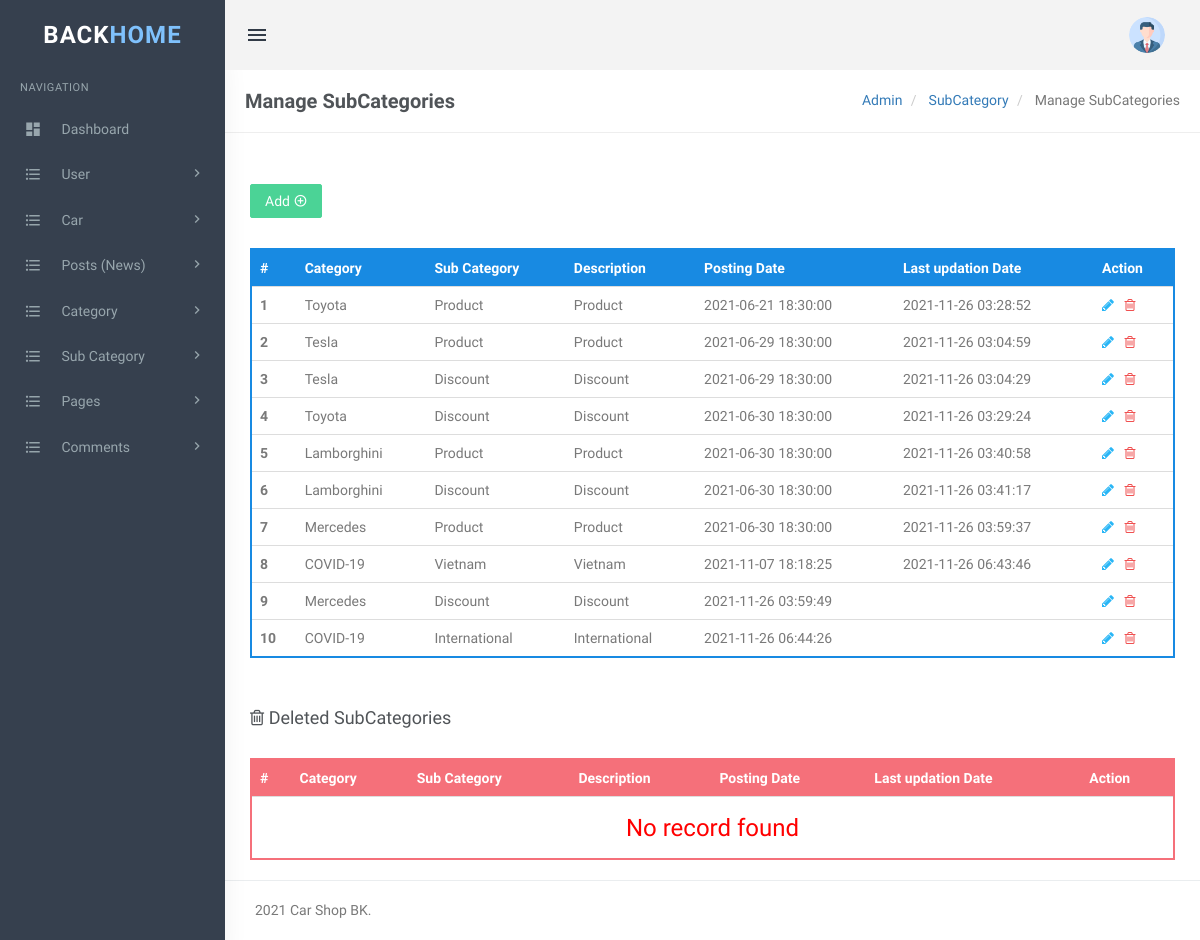
/admin/admin/manage-subcategories.php, run on the app's committed database.
### tables this page shows
CREATE TABLE `tblsubcategory` (
    `SubCategoryId` int(11) UNSIGNED NOT NULL AUTO_INCREMENT,
    `CategoryId` int(11) DEFAULT NULL,
    `Subcategory` varchar(255) DEFAULT NULL,
    `SubCatDescription` mediumtext DEFAULT NULL,
    `PostingDate` timestamp NOT NULL DEFAULT current_timestamp(),
    `UpdationDate` timestamp NULL DEFAULT NULL ON UPDATE current_timestamp(),
    `Is_Active` int(1) DEFAULT NULL,
    PRIMARY KEY (`SubCategoryId`)
);

CREATE TABLE `tblcategory` (
    `id` int(11) UNSIGNED NOT NULL AUTO_INCREMENT,
    `CategoryName` varchar(200) DEFAULT NULL,
    `Description` mediumtext DEFAULT NULL,
    `PostingDate` timestamp NULL DEFAULT current_timestamp(),
    `UpdationDate` timestamp NULL DEFAULT NULL ON UPDATE current_timestamp(),
    `Is_Active` int(1) DEFAULT NULL,
    PRIMARY KEY (`id`)
);

### admin/admin/manage-subcategories.php (the view, shortened to what this page needs)
<?php
include('includes/config.php');
?>
    <!DOCTYPE html>
    <html lang="en">
    <head>
        <link href="assets/css/bootstrap.min.css" rel="stylesheet" type="text/css" />
        <link href="assets/css/core.css" rel="stylesheet" type="text/css" />
        <link href="assets/css/components.css" rel="stylesheet" type="text/css" />
        <link href="assets/css/icons.css" rel="stylesheet" type="text/css" />
        <link href="assets/css/pages.css" rel="stylesheet" type="text/css" />
        <link href="assets/css/menu.css" rel="stylesheet" type="text/css" />
        <link href="assets/css/responsive.css" rel="stylesheet" type="text/css" />
        <link rel="stylesheet" href="../plugins/switchery/switchery.min.css">
    </head>
    <body class="fixed-left">
        <div id="wrapper">
            <?php include('includes/topheader.php'); ?>
            <?php include('includes/leftsidebar.php'); ?>
            <div class="content-page">
                <div class="content">
                    <div class="container">
                        <div class="row">
                            <div class="col-xs-12">
                                <div class="page-title-box">
                                    <h4 class="page-title">Manage SubCategories</h4>
                                    <ol class="breadcrumb p-0 m-0">
                                        <li>
                                            <a href="#">Admin</a>
                                        </li>
                                        <li>
                                            <a href="#">SubCategory </a>
                                        </li>
                                        <li class="active">
                                            Manage SubCategories
                                        </li>
                                    </ol>
                                    <div class="clearfix"></div>
                                </div>
                            </div>
                        </div>
                        <div class="row">
                            <div class="col-sm-6">
                            </div>
                            <div class="row">
                                <div class="col-md-12">
                                    <div class="demo-box m-t-20">
                                        <div class="m-b-30">
                                            <a href="add-subcategory.php">
                                                <button id="addToTable" class="btn btn-success waves-effect waves-light">Add <i class="mdi mdi-plus-circle-outline"></i></button>
                                            </a>
                                        </div>
                                        <div class="table-responsive">
                                            <table class="table m-0 table-colored-bordered table-bordered-primary">
                                                <thead>
                                                    <tr>
                                                        <th>#</th>
                                                        <th> Category</th>
                                                        <th>Sub Category</th>
                                                        <th>Description</th>
                                                        <th>Posting Date</th>
                                                        <th>Last updation Date</th>
                                                        <th>Action</th>
                                                    </tr>
                                                </thead>
                                                <tbody>
                                                    <?php
                                                    $query = mysqli_query($con, "Select tblcategory.CategoryName as catname,tblsubcategory.Subcategory as subcatname,tblsubcategory.SubCatDescription as SubCatDescription,tblsubcategory.PostingDate as subcatpostingdate,tblsubcategory.UpdationDate as subcatupdationdate,tblsubcategory.SubCategoryId as subcatid from tblsubcategory join tblcategory on tblsubcategory.CategoryId=tblcategory.id where tblsubcategory.Is_Active=1");
                                                    $cnt = 1;
                                                    $rowcount = mysqli_num_rows($query);
                                                    if ($rowcount == 0) {
                                                    ?>
                                                        <tr>
                                                            <td colspan="7" align="center">
                                                                <h3 style="color:red">No record found</h3>
                                                            </td>
                                                        <tr>
                                                            <?php
                                                        } else {
                                                            while ($row = mysqli_fetch_array($query)) {
                                                            ?>
                                                        <tr>
                                                            <th scope="row"><?php echo htmlentities($cnt); ?></th>
                                                            <td><?php echo htmlentities($row['catname']); ?></td>
                                                            <td><?php echo htmlentities($row['subcatname']); ?></td>
                                                            <td><?php echo htmlentities($row['SubCatDescription']); ?></td>
                                                            <td><?php echo htmlentities($row['subcatpostingdate']); ?></td>
                                                            <td><?php echo htmlentities($row['subcatupdationdate']); ?></td>
                                                            <td><a href="edit-subcategory.php?scid=<?php echo htmlentities($row['subcatid']); ?>"><i class="fa fa-pencil" style="color: #29b6f6;"></i></a>
                                                                &nbsp;<a href="manage-subcategories.php?scid=<?php echo htmlentities($row['subcatid']); ?>&&action=del"> <i class="fa fa-trash-o" style="color: #f05050"></i></a> </td>
                                                        </tr>
                                                <?php
                                                                $cnt++;
                                                            }
                                                        } ?>
                                                </tbody>
                                            </table>
                                        </div>
                                    </div>
                                </div>
                            </div>
                            <div class="row">
                                <div class="col-md-12">
                                    <div class="demo-box m-t-20">
                                        <div class="m-b-30">
                                            <h4><i class="fa fa-trash-o"></i> Deleted SubCategories</h4>
                                        </div>
                                        <div class="table-responsive">
                                            <table class="table m-0 table-colored-bordered table-bordered-danger">
                                                <thead>
                                                    <tr>
                                                        <th>#</th>
                                                        <th> Category</th>
                                                        <th>Sub Category</th>
                                                        <th>Description</th>
                                                        <th>Posting Date</th>
                                                        <th>Last updation Date</th>
                                                        <th>Action</th>
                                                    </tr>
                                                </thead>
                                                <tbody>
                                                    <?php
                                                    $query = mysqli_query($con, "Select tblcategory.CategoryName as catname,tblsubcategory.Subcategory as subcatname,tblsubcategory.SubCatDescription as SubCatDescription,tblsubcategory.PostingDate as subcatpostingdate,tblsubcategory.UpdationDate as subcatupdationdate,tblsubcategory.SubCategoryId as subcatid from tblsubcategory join tblcategory on tblsubcategory.CategoryId=tblcategory.id where tblsubcategory.Is_Active=0");
                                                    $rowcount = mysqli_num_rows($query);
                                                    if ($rowcount == 0) {
                                                    ?>
                                                        <tr>
                                                            <td colspan="7" align="center">
                                                                <h3 style="color:red">No record found</h3>
                                                            </td>
                                                            <?php
                                                        } ?>
                                                </tbody>
                                            </table>
                                        </div>
                                    </div>
                                </div>
                            </div>
                        </div>
                    </div>
                    <?php include('includes/footer.php'); ?>
                </div>
            </div>
    </body>
    </html>

### admin/admin/assets/css/core.css (style rules this page uses)
body { font-family: 'Varela Round', sans-serif; margin: 0; padding-bottom: 60px; overflow-x: hidden; color: #797979; }
html { position: relative; min-height: 100%; }
.h1, .h2, .h3, .h4, .h5, .h6, h1, h2, h3, h4, h5, h6 { color: #505458; font-family: 'Hind Madurai', sans-serif; margin: 10px 0; }
* { outline: none !important; }
.container { width: auto; }
#wrapper { height: 100%; overflow: hidden; width: 100%; }
.p-0 { padding: 0 !important; }
.m-0 { margin: 0 !important; }
.m-t-20 { margin-top: 20px !important; }
.m-b-30 { margin-bottom: 30px !important; }
.row { margin-right: -10px; margin-left: -10px; }
.col-lg-1, .col-lg-10, .col-lg-11, .col-lg-12, .col-lg-2, .col-lg-3, .col-lg-4, .col-lg-5, .col-lg-6, .col-lg-7, .col-lg-8, .col-lg-9, .col-md-1, .col-md-10, .col-md-11, .col-md-12, .col-md-2, .col-md-3, .col-md-4, .col-md-5, .col-md-6, .col-md-7, .col-md-8, .col-md-9, .col-sm-1, .col-sm-10, .col-sm-11, .col-sm-12, .col-sm-2, .col-sm-3, .col-sm-4, .col-sm-5, .col-sm-6, .col-sm-7, .col-sm-8, .col-sm-9, .col-xs-1, .col-xs-10, .col-xs-11, .col-xs-12, .col-xs-2, .col-xs-3, .col-xs-4, .col-xs-5, .col-xs-6, .col-xs-7, .col-xs-8, .col-xs-9 { padding-left: 10px; padding-right: 10px; }
.breadcrumb { background-color: transparent; margin-bottom: 15px; padding-top: 10px; padding-left: 0; }
.waves-effect { position: relative; cursor: pointer; display: inline-block; overflow: hidden; -webkit-user-select: none; -moz-user-select: none; -ms-user-select: none; user-select: none; -webkit-tap-highlight-color: transparent; vertical-align: middle; z-index: 1; will-change: opacity, transform; -webkit-transition: all 0.3s ease-out; -moz-transition: all 0.3s ease-out; -o-transition: all 0.3s ease-out; -ms-transition: all 0.3s ease-out; transition: all 0.3s ease-out; }
.demo-box { padding: 10px 15px; }

### admin/admin/assets/css/menu.css (style rules this page uses)
.content-page { margin-left: 225px; overflow: hidden; }
.content-page .content { padding: 0 5px 10px 5px; margin-top: 70px; }
.page-title { font-size: 20px; margin-bottom: 0; margin-top: 0; font-weight: 600; }
.page-title-box { padding: 20px; border-bottom: 1px solid #eee; margin: 0 -20px 20px -20px; }
.page-title-box .page-title { margin-bottom: 0; float: left; }
.page-title-box .breadcrumb { float: right; background-color: transparent !important; }

### data on the page
tblsubcategory: CategoryId.CategoryName "Toyota", Subcategory "Product", SubCatDescription "Product", PostingDate "2021-06-21 18:30:00", UpdationDate "2021-11-26 03:28:52"
tblsubcategory: CategoryId.CategoryName "Tesla", Subcategory "Product", SubCatDescription "Product", PostingDate "2021-06-29 18:30:00", UpdationDate "2021-11-26 03:04:59"
tblsubcategory: CategoryId.CategoryName "Tesla", Subcategory "Discount", SubCatDescription "Discount", PostingDate "2021-06-29 18:30:00", UpdationDate "2021-11-26 03:04:29"
tblsubcategory: CategoryId.CategoryName "Toyota", Subcategory "Discount", SubCatDescription "Discount", PostingDate "2021-06-30 18:30:00", UpdationDate "2021-11-26 03:29:24"
tblsubcategory: CategoryId.CategoryName "Lamborghini", Subcategory "Product", SubCatDescription "Product", PostingDate "2021-06-30 18:30:00", UpdationDate "2021-11-26 03:40:58"
tblsubcategory: CategoryId.CategoryName "Lamborghini", Subcategory "Discount", SubCatDescription "Discount", PostingDate "2021-06-30 18:30:00", UpdationDate "2021-11-26 03:41:17"
tblsubcategory: CategoryId.CategoryName "Mercedes", Subcategory "Product", SubCatDescription "Product", PostingDate "2021-06-30 18:30:00", UpdationDate "2021-11-26 03:59:37"
tblsubcategory: CategoryId.CategoryName "COVID-19", Subcategory "Vietnam", SubCatDescription "Vietnam", PostingDate "2021-11-07 18:18:25", UpdationDate "2021-11-26 06:43:46"
tblsubcategory: CategoryId.CategoryName "Mercedes", Subcategory "Discount", SubCatDescription "Discount", PostingDate "2021-11-26 03:59:49"
tblsubcategory: CategoryId.CategoryName "COVID-19", Subcategory "International", SubCatDescription "International", PostingDate "2021-11-26 06:44:26"
